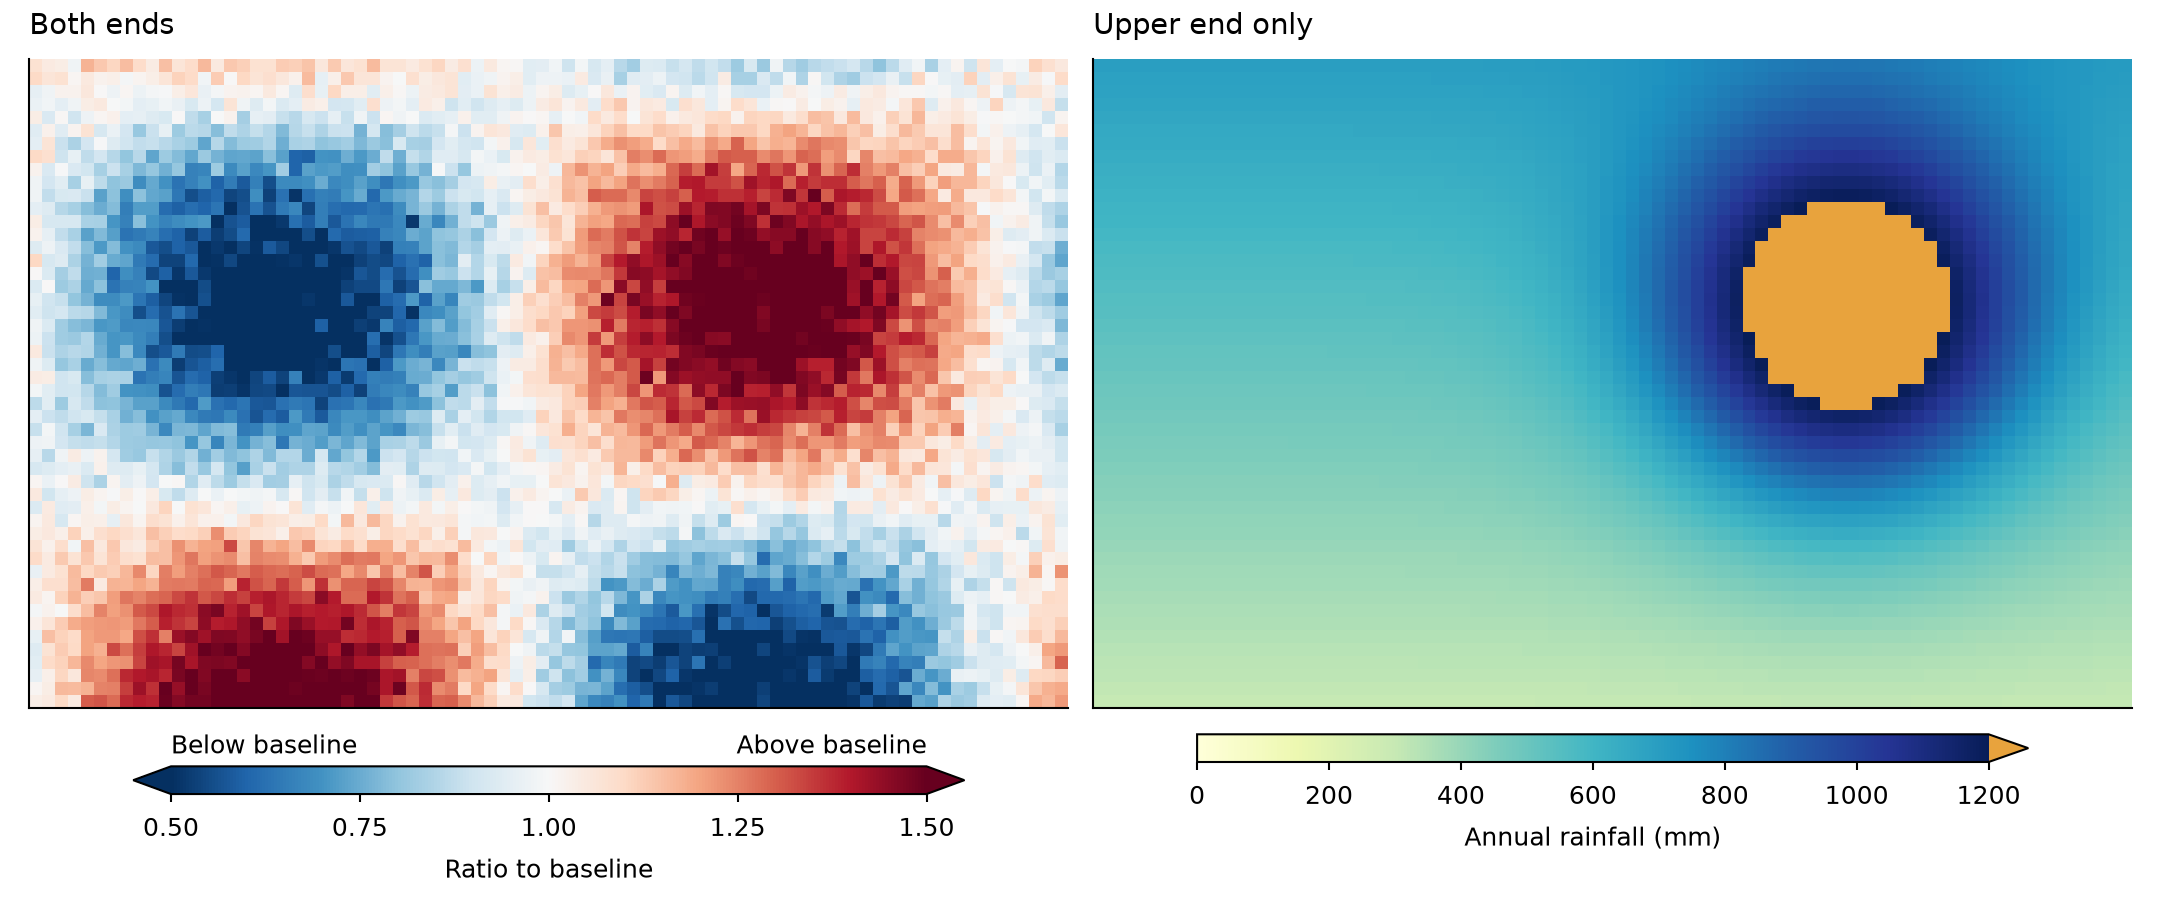

The Python source for this figure:
"""Continuous color bars with triangular ends for values beyond the color range.

Synthetic gridded fields; writes snippet.png next to this file.
"""

import os
from pathlib import Path

import matplotlib.pyplot as plt
import numpy as np
from matplotlib.colors import Normalize

MM = 1 / 25.4
STYLE_DIR = Path(__file__).resolve().parent / "../../../styles"
REFERENCE = 1.0
HALF_RANGE = 0.5
RAIN_TOP = 1200  # mm; values above it get the over color
OVER_COLOR = "#e8a33d"
COLORBAR = {"location": "bottom", "shrink": 0.8, "aspect": 30, "pad": 0.04,
            "extendfrac": 0.05}


def synthetic_grid(rng):
    x = np.linspace(0, 80, 81)
    y = np.linspace(0, 50, 51)
    xc, yc = np.meshgrid(x[:-1] + 0.5, y[:-1] + 0.5)
    ratio = (REFERENCE + 0.58 * np.sin(xc / 12) * np.cos(yc / 10)
             + rng.normal(0, 0.05, xc.shape))
    rain = 300 + 900 * np.exp(-((xc - 58) ** 2 + (yc - 30) ** 2) / 200) + 8 * yc
    return x, y, ratio, rain


def both_ends(fig, ax, x, y, ratio):
    cmap = plt.get_cmap("RdBu_r")
    norm = Normalize(REFERENCE - HALF_RANGE, REFERENCE + HALF_RANGE)
    mesh = ax.pcolormesh(x, y, ratio, cmap=cmap, norm=norm)
    colorbar = fig.colorbar(mesh, ax=ax, extend="both", **COLORBAR)
    colorbar.set_ticks(np.linspace(norm.vmin, norm.vmax, 5))
    colorbar.set_label("Ratio to baseline")
    # x = 0 and 1 are the ends of the bar body, not the triangle tips.
    for side, text, ha in ((0, "Below baseline", "left"), (1, "Above baseline", "right")):
        colorbar.ax.text(side, 1.25, text, transform=colorbar.ax.transAxes,
                         ha=ha, va="bottom")
    ax.set_title("Both ends", loc="left")


def upper_end(fig, ax, x, y, rain):
    cmap = plt.get_cmap("YlGnBu").with_extremes(over=OVER_COLOR)
    mesh = ax.pcolormesh(x, y, rain, cmap=cmap, vmin=0, vmax=RAIN_TOP)
    colorbar = fig.colorbar(mesh, ax=ax, extend="max", **COLORBAR)
    colorbar.set_label("Annual rainfall (mm)")
    ax.set_title("Upper end only", loc="left")


def main():
    x, y, ratio, rain = synthetic_grid(np.random.default_rng(2))
    default = STYLE_DIR / "default.mplstyle"
    sheets = [default] if default.is_file() else []
    if selected := os.environ.get("CEDALION_STYLE"):
        sheet = Path(selected).expanduser()
        sheets.append(sheet if sheet.is_file() else STYLE_DIR / (selected.removesuffix(".mplstyle") + ".mplstyle"))
    width_mm = float(os.environ.get("CEDALION_WIDTH_MM", 183))
    with plt.style.context(sheets):
        fig, axes = plt.subplots(1, 2, figsize=(width_mm * MM, 76 * MM),
                                 layout="compressed")
        both_ends(fig, axes[0], x, y, ratio)
        upper_end(fig, axes[1], x, y, rain)
        for ax in axes:
            ax.set_aspect("equal")
            ax.set_xticks([])
            ax.set_yticks([])
        fig.savefig(os.environ.get("CEDALION_SNIPPET_PNG", Path(__file__).with_name("snippet.png")), dpi=300)
        plt.close(fig)


if __name__ == "__main__":
    main()
